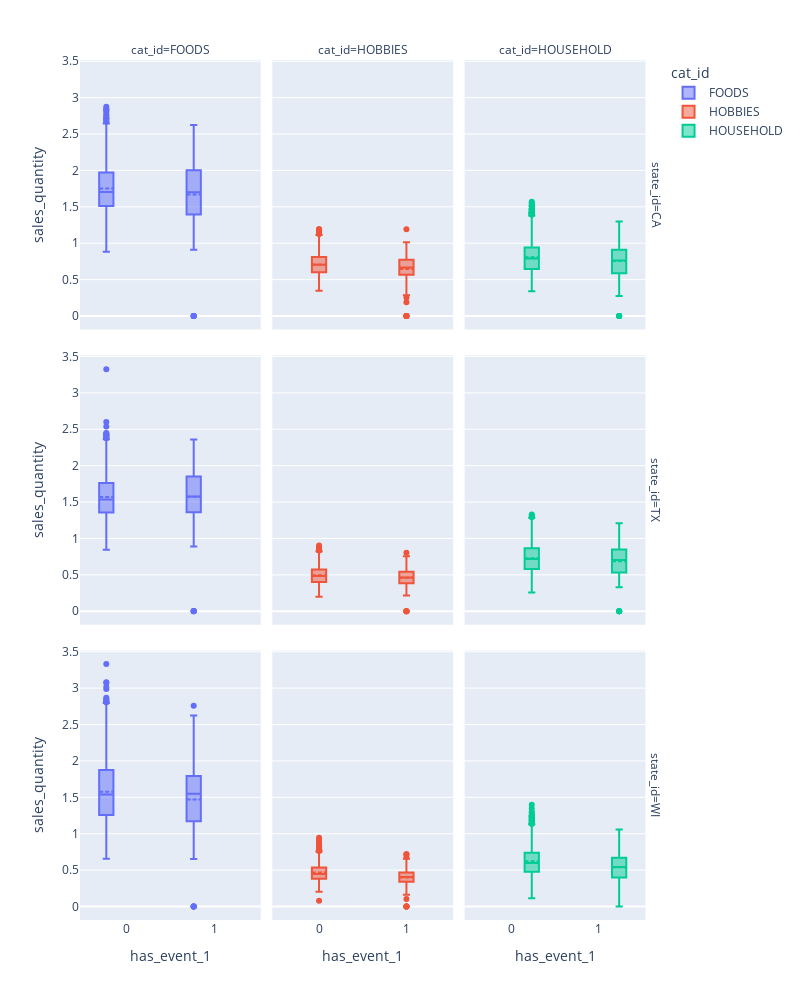

Notebook cell for this chart:
### Code cell
px.box(data_frame=plot_df,
        x = 'has_event_1', facet_col='cat_id', color= 'cat_id', width = 800, height=1000, facet_row='state_id',
        y='sales_quantity').update_traces(boxmean= True)

### Figure 1 — Plotly figure (JSON) as saved in the notebook; plotly's stock layout.template omitted (floating-point values rounded to 4 significant figures; data arrays with more than 128 entries replaced by an {"elided": "..."} marker saying what was removed)
{"data": [{"alignmentgroup": "True", "boxmean": true, "hovertemplate": "cat_id=FOODS<br>state_id=CA<br>has_event_1=%{x}<br>sales_quantity=%{y}<extra></extra>", "legendgroup": "FOODS", "marker": {"color": "#636efa"}, "name": "FOODS", "notched": false, "offsetgroup": "FOODS", "orientation": "v", "showlegend": true, "type": "box", "x": {"elided": "1913 int values"}, "x0": " ", "xaxis": "x7", "y": {"elided": "1913 float values"}, "y0": " ", "yaxis": "y7"}, {"alignmentgroup": "True", "boxmean": true, "hovertemplate": "cat_id=FOODS<br>state_id=TX<br>has_event_1=%{x}<br>sales_quantity=%{y}<extra></extra>", "legendgroup": "FOODS", "marker": {"color": "#636efa"}, "name": "FOODS", "notched": false, "offsetgroup": "FOODS", "orientation": "v", "showlegend": false, "type": "box", "x": {"elided": "1913 int values"}, "x0": " ", "xaxis": "x4", "y": {"elided": "1913 float values"}, "y0": " ", "yaxis": "y4"}, {"alignmentgroup": "True", "boxmean": true, "hovertemplate": "cat_id=FOODS<br>state_id=WI<br>has_event_1=%{x}<br>sales_quantity=%{y}<extra></extra>", "legendgroup": "FOODS", "marker": {"color": "#636efa"}, "name": "FOODS", "notched": false, "offsetgroup": "FOODS", "orientation": "v", "showlegend": false, "type": "box", "x": {"elided": "1913 int values"}, "x0": " ", "xaxis": "x", "y": {"elided": "1913 float values"}, "y0": " ", "yaxis": "y"}, {"alignmentgroup": "True", "boxmean": true, "hovertemplate": "cat_id=HOBBIES<br>state_id=CA<br>has_event_1=%{x}<br>sales_quantity=%{y}<extra></extra>", "legendgroup": "HOBBIES", "marker": {"color": "#EF553B"}, "name": "HOBBIES", "notched": false, "offsetgroup": "HOBBIES", "orientation": "v", "showlegend": true, "type": "box", "x": {"elided": "1913 int values"}, "x0": " ", "xaxis": "x8", "y": {"elided": "1913 float values"}, "y0": " ", "yaxis": "y8"}, {"alignmentgroup": "True", "boxmean": true, "hovertemplate": "cat_id=HOBBIES<br>state_id=TX<br>has_event_1=%{x}<br>sales_quantity=%{y}<extra></extra>", "legendgroup": "HOBBIES", "marker": {"color": "#EF553B"}, "name": "HOBBIES", "notched": false, "offsetgroup": "HOBBIES", "orientation": "v", "showlegend": false, "type": "box", "x": {"elided": "1913 int values"}, "x0": " ", "xaxis": "x5", "y": {"elided": "1913 float values"}, "y0": " ", "yaxis": "y5"}, {"alignmentgroup": "True", "boxmean": true, "hovertemplate": "cat_id=HOBBIES<br>state_id=WI<br>has_event_1=%{x}<br>sales_quantity=%{y}<extra></extra>", "legendgroup": "HOBBIES", "marker": {"color": "#EF553B"}, "name": "HOBBIES", "notched": false, "offsetgroup": "HOBBIES", "orientation": "v", "showlegend": false, "type": "box", "x": {"elided": "1913 int values"}, "x0": " ", "xaxis": "x2", "y": {"elided": "1913 float values"}, "y0": " ", "yaxis": "y2"}, {"alignmentgroup": "True", "boxmean": true, "hovertemplate": "cat_id=HOUSEHOLD<br>state_id=CA<br>has_event_1=%{x}<br>sales_quantity=%{y}<extra></extra>", "legendgroup": "HOUSEHOLD", "marker": {"color": "#00cc96"}, "name": "HOUSEHOLD", "notched": false, "offsetgroup": "HOUSEHOLD", "orientation": "v", "showlegend": true, "type": "box", "x": {"elided": "1913 int values"}, "x0": " ", "xaxis": "x9", "y": {"elided": "1913 float values"}, "y0": " ", "yaxis": "y9"}, {"alignmentgroup": "True", "boxmean": true, "hovertemplate": "cat_id=HOUSEHOLD<br>state_id=TX<br>has_event_1=%{x}<br>sales_quantity=%{y}<extra></extra>", "legendgroup": "HOUSEHOLD", "marker": {"color": "#00cc96"}, "name": "HOUSEHOLD", "notched": false, "offsetgroup": "HOUSEHOLD", "orientation": "v", "showlegend": false, "type": "box", "x": {"elided": "1913 int values"}, "x0": " ", "xaxis": "x6", "y": {"elided": "1913 float values"}, "y0": " ", "yaxis": "y6"}, {"alignmentgroup": "True", "boxmean": true, "hovertemplate": "cat_id=HOUSEHOLD<br>state_id=WI<br>has_event_1=%{x}<br>sales_quantity=%{y}<extra></extra>", "legendgroup": "HOUSEHOLD", "marker": {"color": "#00cc96"}, "name": "HOUSEHOLD", "notched": false, "offsetgroup": "HOUSEHOLD", "orientation": "v", "showlegend": false, "type": "box", "x": {"elided": "1913 int values"}, "x0": " ", "xaxis": "x3", "y": {"elided": "1913 float values"}, "y0": " ", "yaxis": "y3"}], "layout": {"annotations": [{"font": {}, "showarrow": false, "text": "cat_id=FOODS", "x": 0.1567, "xanchor": "center", "xref": "paper", "y": 1.0, "yanchor": "bottom", "yref": "paper"}, {"font": {}, "showarrow": false, "text": "cat_id=HOBBIES", "x": 0.49, "xanchor": "center", "xref": "paper", "y": 1.0, "yanchor": "bottom", "yref": "paper"}, {"font": {}, "showarrow": false, "text": "cat_id=HOUSEHOLD", "x": 0.8233, "xanchor": "center", "xref": "paper", "y": 1.0, "yanchor": "bottom", "yref": "paper"}, {"font": {}, "showarrow": false, "text": "state_id=WI", "textangle": 90, "x": 0.98, "xanchor": "left", "xref": "paper", "y": 0.1567, "yanchor": "middle", "yref": "paper"}, {"font": {}, "showarrow": false, "text": "state_id=TX", "textangle": 90, "x": 0.98, "xanchor": "left", "xref": "paper", "y": 0.5, "yanchor": "middle", "yref": "paper"}, {"font": {}, "showarrow": false, "text": "state_id=CA", "textangle": 90, "x": 0.98, "xanchor": "left", "xref": "paper", "y": 0.8433, "yanchor": "middle", "yref": "paper"}], "boxmode": "group", "height": 1000, "legend": {"title": {"text": "cat_id"}, "tracegroupgap": 0}, "margin": {"t": 60}, "width": 800, "xaxis": {"anchor": "y", "domain": [0, 0.3133], "title": {"text": "has_event_1"}}, "xaxis2": {"anchor": "y2", "domain": [0.3333, 0.6467], "matches": "x", "title": {"text": "has_event_1"}}, "xaxis3": {"anchor": "y3", "domain": [0.6667, 0.98], "matches": "x", "title": {"text": "has_event_1"}}, "xaxis4": {"anchor": "y4", "domain": [0, 0.3133], "matches": "x", "showticklabels": false}, "xaxis5": {"anchor": "y5", "domain": [0.3333, 0.6467], "matches": "x", "showticklabels": false}, "xaxis6": {"anchor": "y6", "domain": [0.6667, 0.98], "matches": "x", "showticklabels": false}, "xaxis7": {"anchor": "y7", "domain": [0, 0.3133], "matches": "x", "showticklabels": false}, "xaxis8": {"anchor": "y8", "domain": [0.3333, 0.6467], "matches": "x", "showticklabels": false}, "xaxis9": {"anchor": "y9", "domain": [0.6667, 0.98], "matches": "x", "showticklabels": false}, "yaxis": {"anchor": "x", "domain": [0, 0.3133], "title": {"text": "sales_quantity"}}, "yaxis2": {"anchor": "x2", "domain": [0, 0.3133], "matches": "y", "showticklabels": false}, "yaxis3": {"anchor": "x3", "domain": [0, 0.3133], "matches": "y", "showticklabels": false}, "yaxis4": {"anchor": "x4", "domain": [0.3433, 0.6567], "matches": "y", "title": {"text": "sales_quantity"}}, "yaxis5": {"anchor": "x5", "domain": [0.3433, 0.6567], "matches": "y", "showticklabels": false}, "yaxis6": {"anchor": "x6", "domain": [0.3433, 0.6567], "matches": "y", "showticklabels": false}, "yaxis7": {"anchor": "x7", "domain": [0.6867, 1.0], "matches": "y", "title": {"text": "sales_quantity"}}, "yaxis8": {"anchor": "x8", "domain": [0.6867, 1.0], "matches": "y", "showticklabels": false}, "yaxis9": {"anchor": "x9", "domain": [0.6867, 1.0], "matches": "y", "showticklabels": false}}}
